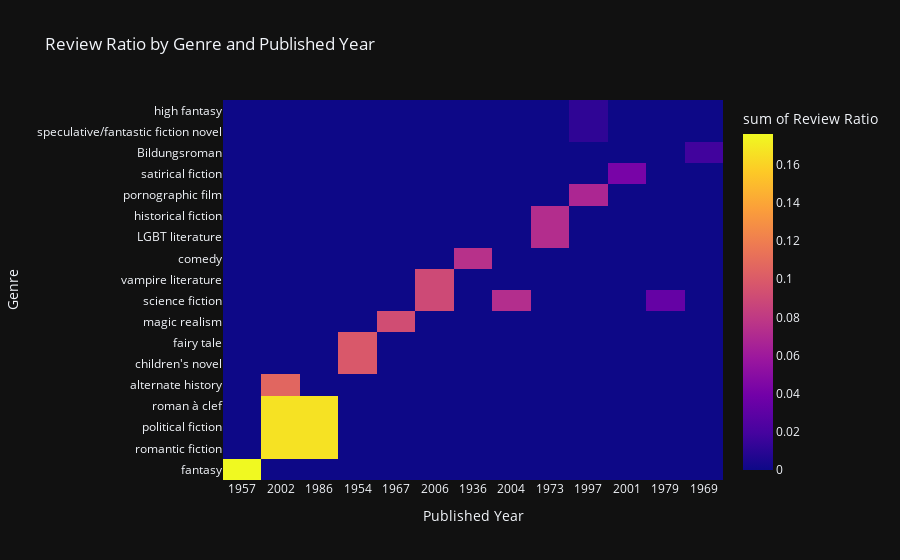

Notebook cell for this chart:
### Code cell
#Heatmap of the genre and publication year, with the color showing the review ratio

fig = px.density_heatmap(result_df, x="Published Year", y="Genre", z="Review Ratio", title="Review Ratio by Genre and Published Year", template='plotly_dark')
fig.show()

### Figure 1 — Plotly figure (JSON) as saved in the notebook; plotly's stock layout.template omitted (floating-point values rounded to 4 significant figures)
{"data": [{"coloraxis": "coloraxis", "histfunc": "sum", "hovertemplate": "Published Year=%{x}<br>Genre=%{y}<br>sum of Review Ratio=%{z}<extra></extra>", "name": "", "type": "histogram2d", "x": ["1957", "2002", "2002", "2002", "1986", "1986", "1986", "2002", "1954", "1954", "1967", "2006", "2006", "1936", "2004", "1973", "1973", "1997", "2001", "1979", "1969", "1997", "1997"], "xaxis": "x", "xbingroup": "x", "y": ["fantasy", "romantic fiction", "political fiction", "roman à clef", "romantic fiction", "political fiction", "roman à clef", "alternate history", "children's novel", "fairy tale", "magic realism", "science fiction", "vampire literature", "comedy", "science fiction", "LGBT literature", "historical fiction", "pornographic film", "satirical fiction", "science fiction", "Bildungsroman", "speculative/fantastic fiction novel", "high fantasy"], "yaxis": "y", "ybingroup": "y", "z": ["0.176035502958579881656805", "0.166666666666666666666667", "0.166666666666666666666667", "0.166666666666666666666667", "0.166666666666666666666667", "0.166666666666666666666667", "0.166666666666666666666667", "0.106485445205479452054795", "0.098654708520179372197309", "0.098654708520179372197309", "0.091940645912132673843468", "0.089947089947089947089947", "0.089947089947089947089947", "0.074869413813116656993616", "0.072463768115942028985507", "0.072401927047487955953200", "0.072401927047487955953200", "0.068062827225130890052356", "0.041958041958041958041958", "0.033163693305743526648398", "0.017703447815547810175606", "0.011572877311592761980513", "0.011572877311592761980513"]}], "layout": {"coloraxis": {"colorbar": {"title": {"text": "sum of Review Ratio"}}, "colorscale": [[0, "#0d0887"], [0.1111, "#46039f"], [0.2222, "#7201a8"], [0.3333, "#9c179e"], [0.4444, "#bd3786"], [0.5556, "#d8576b"], [0.6667, "#ed7953"], [0.7778, "#fb9f3a"], [0.8889, "#fdca26"], [1, "#f0f921"]]}, "legend": {"tracegroupgap": 0}, "title": {"text": "Review Ratio by Genre and Published Year"}, "xaxis": {"anchor": "y", "domain": [0, 1], "title": {"text": "Published Year"}}, "yaxis": {"anchor": "x", "domain": [0, 1], "title": {"text": "Genre"}}}}
